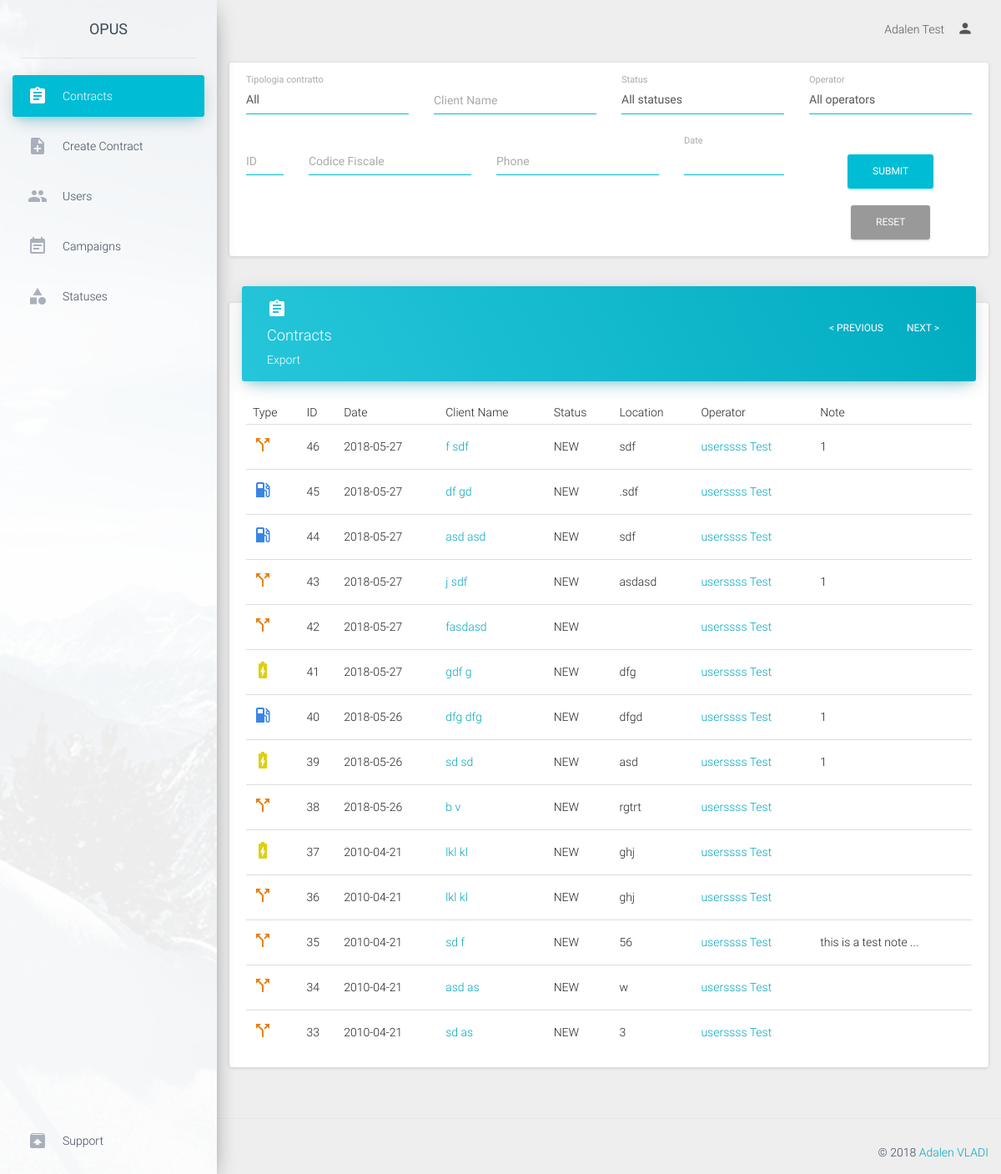
Page /admin/contracts (signed in) on the committed database.
### tables this page shows
CREATE TABLE `contracts` (
  `contract_id` int(11) NOT NULL,
  `contract_type` enum('luce','gas','dual') NOT NULL,
  `proposal_number` varchar(50) NOT NULL,
  `date` date NOT NULL,
  `ugm_cb` enum('true','false') NOT NULL DEFAULT 'false',
  `analisi_cb` enum('true','false') NOT NULL DEFAULT 'false',
  `iniziative_cb` enum('true','false') NOT NULL DEFAULT 'false',
  `toponimo` enum('via') NOT NULL,
  `address` text NOT NULL,
  `civico` varchar(30) NOT NULL,
  `price` varchar(50) NOT NULL,
  `location` varchar(100) NOT NULL,
  `uf_toponimo` enum('via') NOT NULL,
  `uf_address` text NOT NULL,
  `uf_civico` varchar(30) NOT NULL,
  `uf_price` varchar(50) NOT NULL,
  `uf_location` varchar(100) NOT NULL,
  `ddf_toponimo` enum('via') NOT NULL,
  `ddf_address` text NOT NULL,
  `ddf_civico` varchar(30) NOT NULL,
  `ddf_price` varchar(50) NOT NULL,
  `ddf_location` varchar(100) NOT NULL,
  `ubicazione_fornitura` enum('resident','non_resident') NOT NULL,
  `domicillazione_documenti_fatture` enum('residenza','ubicazione_fornitura','altro') NOT NULL,
  `listino` varchar(50) NOT NULL,
  `gas_request_type` varchar(50) NOT NULL,
  `gas_pdr` varchar(50) NOT NULL,
  `gas_fornitore_uscente` varchar(50) NOT NULL,
  `gas_consume_annuo` varchar(50) NOT NULL,
  `gas_tipo_riscaldamento` enum('true','false') NOT NULL,
  `gas_tipo_cottura_acqua` enum('true','false') NOT NULL,
  `gas_remi` varchar(50) NOT NULL,
  `gas_matricola` varchar(50) NOT NULL,
  `luce_request_type` varchar(50) NOT NULL,
  `luce_pdr` varchar(50) NOT NULL,
  `luce_fornitore_uscente` varchar(50) NOT NULL,
  `luce_opzione_oraria` varchar(50) NOT NULL,
  `luce_potenza` varchar(50) NOT NULL,
  `luce_tensione` varchar(50) NOT NULL,
  `luce_consume_annuo` varchar(50) NOT NULL,
  `fature_via_email` enum('true','false') NOT NULL,
  `operator` int(11) NOT NULL COMMENT 'user id',
  `status` int(11) NOT NULL DEFAULT '1' COMMENT 'status id',
  `cancellation_reason` varchar(100) NOT NULL,
  `gender` enum('male','female') NOT NULL,
  `rag_sociale` text NOT NULL,
  `first_name` varchar(50) NOT NULL,
  `last_name` varchar(50) NOT NULL,
  `bussines_name` varchar(50) NOT NULL,
  `client_type` enum('personal','intestario','delega') NOT NULL,
  `tel_number` varchar(30) NOT NULL,
  `alt_number` varchar(30) NOT NULL,
  `cel_number` varchar(30) NOT NULL,
  `cel_number2` varchar(30) NOT NULL,
  `cel_number3` varchar(30) NOT NULL,
  `email` varchar(50) NOT NULL,
  `alt_email` varchar(50) NOT NULL,
  `birth_nation` varchar(50) NOT NULL,
  `vat_number` varchar(50) NOT NULL,
  `partita_iva` varchar(50) NOT NULL,
  `birth_date` date NOT NULL,
  `birth_municipality` varchar(50) NOT NULL,
  `delega_first_name` varchar(50) NOT NULL,
  `delega_last_name` varchar(50) NOT NULL,
  `delega_vat_number` varchar(100) NOT NULL,
  `document_type` enum('id_card','passport') NOT NULL,
  `document_number` varchar(100) NOT NULL,
  `document_date` date NOT NULL,
  `iban_code` varchar(50) NOT NULL,
  `iban_accounthoder` varchar(50) NOT NULL,
  `iban_fiscal_code` varchar(50) NOT NULL,
  `payment_type` enum('postal','cc') NOT NULL,
  `note` text NOT NULL,
  `campaign` int(11) NOT NULL COMMENT 'campaign_id',
  `supervisor` int(11) NOT NULL COMMENT 'user_id'
);

CREATE TABLE `status` (
  `status_id` int(11) NOT NULL,
  `status_name` varchar(50) NOT NULL,
  `status_description` text NOT NULL
);

CREATE TABLE `users` (
  `user_id` int(11) NOT NULL,
  `username` varchar(50) NOT NULL,
  `password` text NOT NULL,
  `first_name` varchar(50) NOT NULL,
  `last_name` varchar(50) NOT NULL,
  `role` enum('operator','supervisor','backoffice','admin') NOT NULL DEFAULT 'operator',
  `supervisor` int(11) NOT NULL COMMENT 'user_id'
);

### application/view/admin/contracts.php (the view, shortened to what the rows shown need)
<div class="content" style="margin-top: 20px">
                                    <?php
                                        $output='';
                                        foreach ($statuses as $status) {
                                            $output.='<option value="'.$status->status_id.'" >'.$status->status_name.'</option>';
                                        }
                                    ?>
                                    <?php
                                        $output='';
                                        foreach ($operators as $operator) {
                                            $output.='<option value="'.$operator->user_id.'" >'.$operator->first_name.' '.$operator->last_name.'</option>';
                                        }
                                    ?>
        <div class="row">
            <div class="col-md-12">
                <div class="card">
                    <div class="card-content table-responsive">
                        <table class="table table-hover">
                            <thead>
                                <th>Type</th>
                                <th>ID</th>
                                <th>Date</th>
                                <th>Client Name</th>
                                <th>Status</th>
                                <th>Location</th>
                                <th>Operator</th>
                                <th>Note</th>
                            </thead>
                            <tbody>
                                <?php
                                    $output='';
                                    foreach ($contracts as $contract) {
                                        $output.='<tr>';
                                                    if ($contract->contract_type=='gas') {
                                                        $output.='<td><i style="color:#3885e8" class="material-icons">local_gas_station</i></td>';
                                                    }elseif ($contract->contract_type=='luce') {
                                                        $output.='<td><i style="color:#ded00f" class="material-icons">battery_charging_full</i></td>';
                                                    }elseif ($contract->contract_type=='dual') {
                                                        $output.='<td><i style="color:#e68013" class="material-icons">call_split</i></td>';
                                                    }
                                        $output.='<td>'.$contract->contract_id.'</td>
                                                    <td>'.(explode(' ',$contract->date)[0]).'</td>
                                                    <td><a href="viewContract/'.$contract->contract_id.'">'.$contract->first_name.' '.$contract->last_name.'</a></td>';
                                                    foreach ($statuses as $key => $status) {
                                                        if ($status->status_id==$contract->status) {
                                                            $status=$status->status_name;
                                                            break;
                                                        }
                                                    }
                                        $output.='<td>'.$status.'</td>
                                                    <td>'.$contract->location.'</td>';
                                                        foreach($operators as $user) {
                                                            if ($contract->operator == $user->user_id) {
                                                                $operator = $user;
                                                                break;
                                                            }
                                                        }
                                                        if (isset($operator)) {
                                                            $output.='<td><a href="viewUser/'.$operator->user_id.'">'.$operator->first_name.' '.$operator->last_name.'</td>';
                                                        } else {
                                                            $output.= '<td></td>';
                                                        }
                                        $note=(strlen($contract->note)>20)?substr($contract->note, 0,20).'...':$contract->note;
                                        $output.='<td title="'.$contract->note.'">'.$note.'</td>';
                                        $output.='</tr>';
                                    }
                                    echo $output;
                                 ?>
                            </tbody>
                        </table>
                    </div>
                </div>
            </div>
        </div>
    </div>

### rows in the picture
contracts: contract_type "dual" (drawn), contract_id "46", date "2018-05-27", first_name "f", last_name "sdf", location "sdf", note "1"
status: status_name "NEW"
users: first_name "userssss", last_name "Test"
contracts: contract_type "gas" (drawn), contract_id "45", date "2018-05-27", first_name "df", last_name "gd", location ".sdf"
contracts: contract_type "gas" (drawn), contract_id "44", date "2018-05-27", first_name "asd", last_name "asd", location "sdf"
contracts: contract_type "dual" (drawn), contract_id "43", date "2018-05-27", first_name "j", last_name "sdf", location "asdasd", note "1"
contracts: contract_type "dual" (drawn), contract_id "42", date "2018-05-27", last_name "fasdasd"
contracts: contract_type "luce" (drawn), contract_id "41", date "2018-05-27", first_name "gdf", last_name "g", location "dfg"
contracts: contract_type "gas" (drawn), contract_id "40", date "2018-05-26", first_name "dfg", last_name "dfg", location "dfgd", note "1"
contracts: contract_type "luce" (drawn), contract_id "39", date "2018-05-26", first_name "sd", last_name "sd", location "asd", note "1"
contracts: contract_type "dual" (drawn), contract_id "38", date "2018-05-26", first_name "b", last_name "v", location "rgtrt"
contracts: contract_type "luce" (drawn), contract_id "37", date "2010-04-21", first_name "lkl", last_name "kl", location "ghj"
contracts: contract_type "dual" (drawn), contract_id "36", date "2010-04-21", first_name "lkl", last_name "kl", location "ghj"
contracts: contract_type "dual" (drawn), contract_id "35", date "2010-04-21", first_name "sd", last_name "f", location "56", note "this is a test note ..."
contracts: contract_type "dual" (drawn), contract_id "34", date "2010-04-21", first_name "asd", last_name "as", location "w"
contracts: contract_type "dual" (drawn), contract_id "33", date "2010-04-21", first_name "sd", last_name "as", location "3"

### other values in the picture
$_SESSION['full_name'] "Adalen Test"
